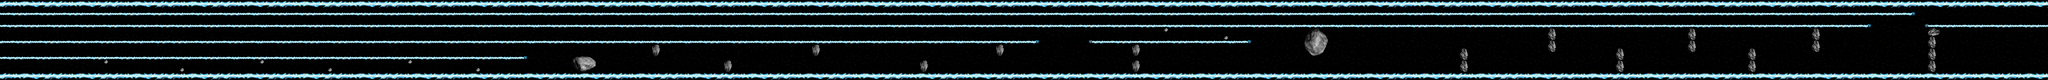

Below is a game level as drawn by its tile map, then a one-line description and the .tmx that defines it (tile-layer data replaced by summaries):
An orthogonal 512x20 tile map with 16x16 px tiles, 3 tile layers (background, walls, hazards).

<map version="1.0" orientation="orthogonal" width="512" height="20" tilewidth="16" tileheight="16">
 <tileset firstgid="1" name="reversePolarity Full" tilewidth="16" tileheight="16">
  <image source="reversePolarity Full.png" width="960" height="320" />
 </tileset>
 <layer name="background" width="512" height="20">
  <data>[10240 cells, 10240 non-empty, 320 distinct tile ids]</data>
 </layer>
 <layer name="walls" width="512" height="20">
  <data>[10240 cells, 3456 non-empty, 36 distinct tile ids]</data>
 </layer>
 <layer name="hazards" width="512" height="20">
  <data>[10240 cells, 215 non-empty, 81 distinct tile ids]</data>
 </layer>
</map>
